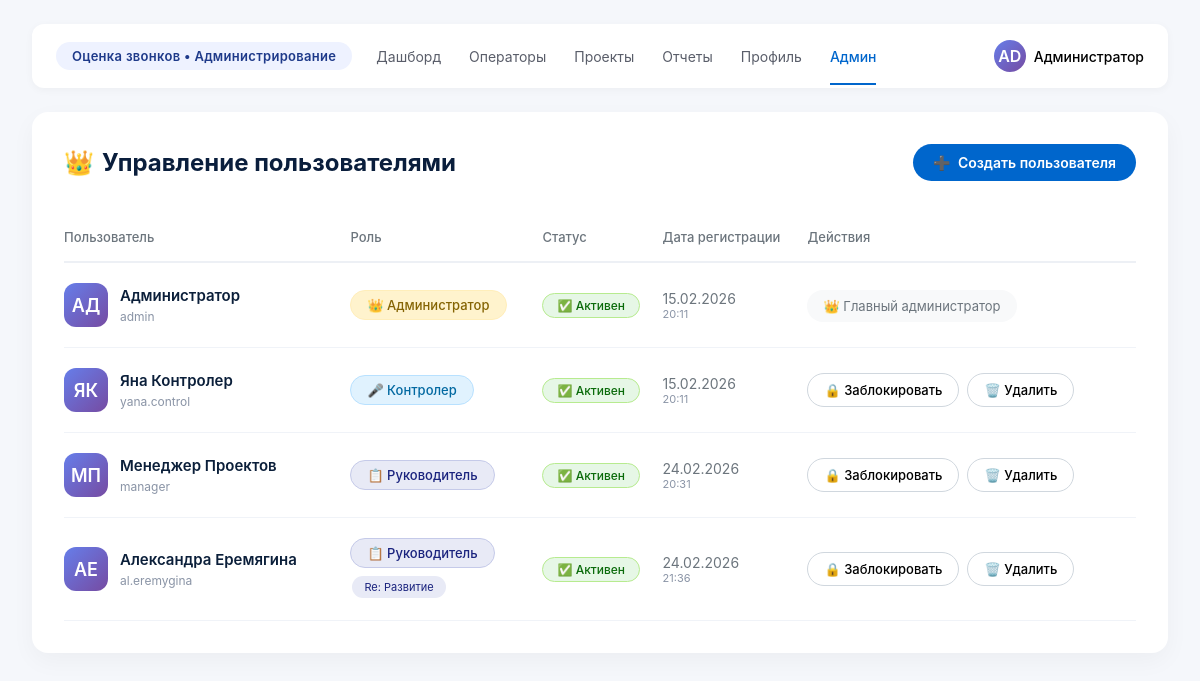
Page /auth/admin/users (signed in) on the committed database.
### database.py (models this page shows)
class User(Base):
    __tablename__ = "users"
    id = Column(Integer, primary_key=True)
    full_name = Column(String, nullable=False)
    login = Column(String, unique=True, nullable=False)
    password_hash = Column(String, nullable=True)
    role = Column(String, nullable=False, default=UserRole.CONTROLLER.value)
    email = Column(String, nullable=True)
    avatar_letters = Column(String(2), nullable=True)
    is_active = Column(Boolean, default=True)
    created_at = Column(DateTime, default=datetime.utcnow)
    evaluations_given = relationship("Evaluation", back_populates="evaluator")
    managed_projects = relationship("Project", secondary="project_managers", back_populates="managers")
    manager_links = relationship("ProjectManager", back_populates="user", overlaps="managed_projects,managers")

class Project(Base):
    __tablename__ = "projects"
    id = Column(Integer, primary_key=True)
    name = Column(String, unique=True, nullable=False)
    description = Column(String, nullable=True)
    is_active = Column(Boolean, default=True)
    created_at = Column(DateTime, default=datetime.utcnow)
    operators = relationship("Operator", back_populates="project")
    metric_blocks = relationship("MetricBlock", back_populates="project", cascade="all, delete-orphan")
    managers = relationship("User", secondary="project_managers", back_populates="managed_projects")
    topics = relationship("Topic", back_populates="project", cascade="all, delete-orphan")
    manager_links = relationship("ProjectManager", back_populates="project", overlaps="managers,managed_projects")

### auth.py (the view)
@router.get("/admin/users", response_class=HTMLResponse)
async def admin_users(
    request: Request,
    db: Session = Depends(get_db)
):
    user_id = request.cookies.get("user_id")
    if not user_id:
        return RedirectResponse(url="/auth/login", status_code=302)
    user = db.get(User, int(user_id))
    if not user or not user.is_active:
        return RedirectResponse(url="/auth/login", status_code=302)
    if user.role != "admin":
        return HTMLResponse(
            content=f"<h1>Доступ запрещен</h1><p>Ваша роль: {user.role}. Требуется роль: admin</p>",
            status_code=403
        )
    users = db.query(User).all()
    projects = db.query(Project).filter(Project.is_active == True).all()
    return templates.TemplateResponse(
        "admin_users.html",
        {
            "request": request,
            "user": user,  # передаем текущего пользователя
            "users": users,
            "projects": projects
        }
    )

### templates/admin_users.html (shortened to what this page needs)
<!DOCTYPE html>
<html lang="ru">
<head>
</head>
<body>
    <div class="top-nav">
        <div class="project-badge">Оценка звонков • Администрирование</div>
        <div class="nav-links">
            <a href="/" class="nav-item">Дашборд</a>
            <a href="/operators" class="nav-item">Операторы</a>
            <a href="/projects" class="nav-item">Проекты</a>
            <a href="/reports" class="nav-item">Отчеты</a>
            <a href="/auth/profile" class="nav-item">Профиль</a>
            <a href="/auth/admin/users" class="nav-item active">Админ</a>
        </div>
        <div class="user-rating">
            <div class="user-info">
                <div class="user-avatar">AD</div>
                <span style="font-size: 14px; font-weight: 500;">Администратор</span>
            </div>
        </div>
    </div>
    <div class="admin-container">
        <div class="admin-header">
            <h1>
                <span>👑</span>
                Управление пользователями
            </h1>
            <button class="btn btn-primary" id="createUserBtn">
                <span style="margin-right: 4px;">➕</span>
                Создать пользователя
            </button>
        </div>
        {% if users|length == 0 %}
        <div class="empty-state">
            <div>👥</div>
            <h3>Нет пользователей</h3>
            <p style="margin-bottom: 20px;">Создайте первого пользователя в системе</p>
            <button class="btn btn-primary" id="emptyCreateBtn">
                ➕ Создать пользователя
            </button>
        </div>
        {% else %}
        <table class="users-table">
            <thead>
                <tr>
                    <th>Пользователь</th>
                    <th>Роль</th>
                    <th>Статус</th>
                    <th>Дата регистрации</th>
                    <th>Действия</th>
                </tr>
            </thead>
            <tbody>
                {% for user in users %}
                <tr data-user-id="{{ user.id }}" data-user-name="{{ user.full_name }}" data-user-active="{{ user.is_active }}">
                    <td>
                        <div class="user-cell">
                            <div class="user-avatar-sm">
                                {{ user.avatar_letters or user.full_name[:2]|upper }}
                            </div>
                            <div>
                                <div class="user-name">{{ user.full_name }}</div>
                                <div class="user-login">{{ user.login }}</div>
                            </div>
                        </div>
                    </td>
                    <td>
                        <span class="role-badge
                            {% if user.role == 'admin' %}role-admin
                            {% elif user.role == 'manager' %}role-manager
                            {% else %}role-controller{% endif %}">
                            {% if user.role == 'admin' %}
                                👑 Администратор
                            {% elif user.role == 'manager' %}
                                📋 Руководитель
                            {% else %}
                                🎤 Контролер
                            {% endif %}
                        </span>
                        {% if user.role == 'manager' and user.managed_projects %}
                        <div style="margin-top: 6px; max-width: 200px;">
                            {% for project in user.managed_projects[:2] %}
                            <span class="project-tag">{{ project.name }}</span>
                            {% endfor %}
                        </div>
                        {% endif %}
                    </td>
                    <td>
                        <span class="status-badge {% if user.is_active %}status-active{% else %}status-blocked{% endif %}">
                            {% if user.is_active %}✅ Активен{% else %}🚫 Заблокирован{% endif %}
                        </span>
                    </td>
                    <td style="color: #6c757d; font-size: 14px;">
                        {% if user.created_at %}
                            {{ user.created_at.strftime('%d.%m.%Y') }}
                            <div style="font-size: 11px; color: #8a94a6;">
                                {{ user.created_at.strftime('%H:%M') }}
                            </div>
                        {% else %}
                            —
                        {% endif %}
                    </td>
                    <td>
                        {% if user.id != 1 %}
                            <div class="action-buttons">
                                <button class="btn-icon toggle-block-btn">
                                    {% if user.is_active %}🔒 Заблокировать{% else %}🔓 Разблокировать{% endif %}
                                </button>
                                <button class="btn-icon delete delete-user-btn">
                                    🗑️ Удалить
                                </button>
                            </div>
                        {% else %}
                            <span style="color: #6c757d; font-size: 13px; background: #f8f9fa; padding: 8px 16px; border-radius: 30px;">
                                👑 Главный администратор
                            </span>
                        {% endif %}
                    </td>
                </tr>
                {% endfor %}
            </tbody>
        </table>
        {% endif %}
    </div>
</body>
</html>

### templates/admin_users.html (style rules this page uses)
* { margin: 0; padding: 0; box-sizing: border-box; font-family: -apple-system, BlinkMacSystemFont, 'Segoe UI', Roboto, Oxygen, Ubuntu, sans-serif; }
body { background-color: #f5f7fb; padding: 24px 32px; }
.top-nav { background: white; border-radius: 12px; padding: 16px 24px; margin-bottom: 24px; box-shadow: 0 2px 8px rgba(0,0,0,0.04); display: flex; flex-wrap: wrap; align-items: center; gap: 24px; }
.project-badge { background: #eef2ff; color: #1e3a8a; padding: 6px 16px; border-radius: 30px; font-size: 13px; font-weight: 600; letter-spacing: 0.3px; }
.nav-links { display: flex; gap: 28px; color: #5a5e6a; font-size: 14px; }
.nav-item { cursor: pointer; text-decoration: none; color: #5a5e6a; }
.nav-item.active { color: #0066cc; font-weight: 500; position: relative; }
.nav-item.active:after { content: ''; position: absolute; bottom: -20px; left: 0; right: 0; height: 2px; background: #0066cc; }
.user-rating { margin-left: auto; display: flex; align-items: center; gap: 12px; }
.user-info { display: flex; align-items: center; gap: 8px; }
.user-avatar { width: 32px; height: 32px; background: linear-gradient(135deg, #667eea 0%, #764ba2 100%); border-radius: 50%; display: flex; align-items: center; justify-content: center; font-weight: 600; color: white; }
.admin-container { background: white; border-radius: 16px; padding: 32px; box-shadow: 0 8px 24px rgba(0,0,0,0.04); }
.admin-header { display: flex; justify-content: space-between; align-items: center; margin-bottom: 32px; }
.admin-header h1 { font-size: 24px; color: #0a1e3c; display: flex; align-items: center; gap: 8px; }
.btn { padding: 10px 20px; border-radius: 30px; font-size: 14px; font-weight: 600; cursor: pointer; border: none; transition: all 0.2s; }
.btn-primary { background: #0066cc; color: white; }
.users-table { width: 100%; border-collapse: collapse; }
.users-table th { text-align: left; padding: 16px 0; color: #6c757d; font-weight: 500; font-size: 13px; border-bottom: 2px solid #edf0f5; }
.users-table td { padding: 20px 0; border-bottom: 1px solid #f0f3f8; vertical-align: middle; }
.user-cell { display: flex; align-items: center; gap: 12px; }
.user-avatar-sm { width: 44px; height: 44px; border-radius: 12px; display: flex; align-items: center; justify-content: center; font-weight: 600; color: white; font-size: 18px; background: linear-gradient(135deg, #667eea 0%, #764ba2 100%); }
.user-name { font-weight: 600; color: #0b1f3a; margin-bottom: 4px; font-size: 15px; }
.user-login { font-size: 12px; color: #8a94a6; }
.role-badge { padding: 6px 16px; border-radius: 30px; font-size: 13px; font-weight: 500; display: inline-block; }
.role-admin { background: #fff3cd; color: #856404; border: 1px solid #ffeeba; }
.role-manager { background: #e8eaf6; color: #1a237e; border: 1px solid #c5cae9; }
.role-controller { background: #e0f2fe; color: #0369a1; border: 1px solid #b8e1ff; }
.status-badge { padding: 4px 14px; border-radius: 30px; font-size: 12px; font-weight: 500; display: inline-block; }
.status-active { background: #e6f7e6; color: #0b6b0b; border: 1px solid #b7eb8f; }
.action-buttons { display: flex; gap: 8px; }
.btn-icon { padding: 8px 16px; border-radius: 30px; font-size: 13px; font-weight: 500; border: 1px solid #d0d7de; background: white; cursor: pointer; transition: all 0.2s; display: flex; align-items: center; gap: 6px; }
.project-tag { display: inline-block; background: #e8eaf6; color: #1a237e; padding: 4px 12px; border-radius: 30px; font-size: 11px; margin: 2px; }

### rows in the picture
User: avatar_letters "АД", full_name "Администратор", login "admin", role "👑 Администратор", is_active "✅ Активен", created_at "15.02.2026", created_at "20:11", shows "👑 Главный администратор"
User: avatar_letters "ЯК", full_name "Яна Контролер", login "yana.control", role "🎤 Контролер", is_active "✅ Активен", created_at "15.02.2026", created_at "20:11", shows "🗑️ Удалить"
User: avatar_letters "МП", full_name "Менеджер Проектов", login "manager", role "📋 Руководитель", is_active "✅ Активен", created_at "24.02.2026", created_at "20:31", shows "🗑️ Удалить"
User: avatar_letters "АЕ", full_name "Александра Еремягина", login "al.eremygina", role "📋 Руководитель", is_active "✅ Активен", created_at "24.02.2026", created_at "21:36", shows "🗑️ Удалить"
Project: name "Re: Развитие"
